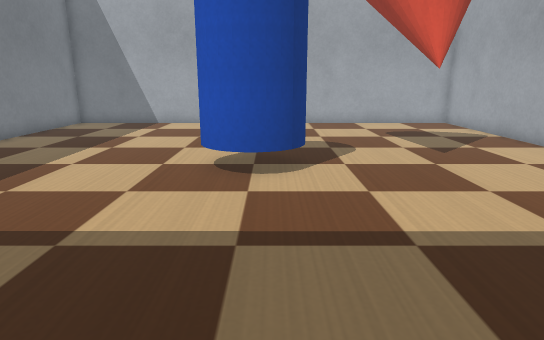
[1] (above)

12 first-person views from a walk through a world built for the Webots simulator. The camera is 0.11 m above the floor, tilts 14° down and sees 75° across. The floor is counted in squares, 0.05 m on a side. Each view is taken from the middle of a square. On the plan, view 1 faces up. The plan holds only what a view shows up to about 19 squares ahead; the rest is blank. The robots in the file are not drawn. Webots' stock objects and surfaces are drawn as simple stand-ins.

[2]
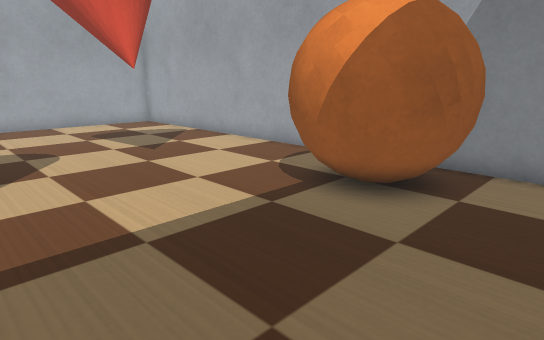

[3]
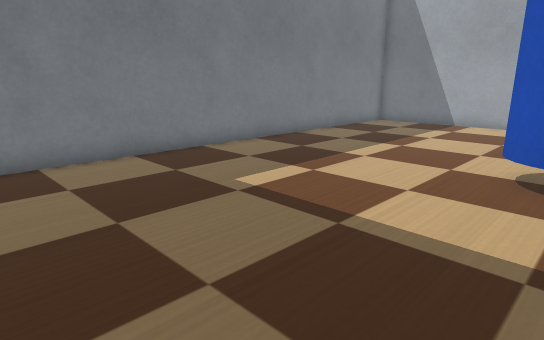

[4]
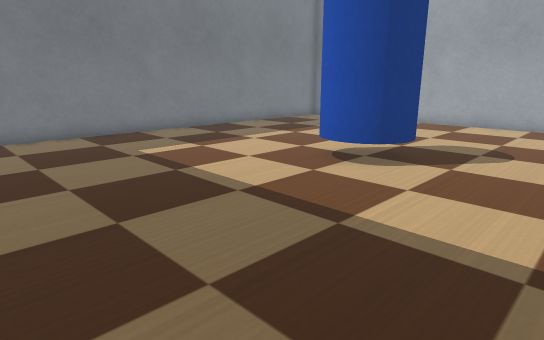

[5]
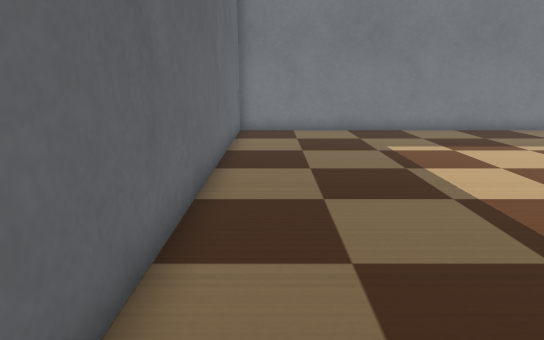

[6]
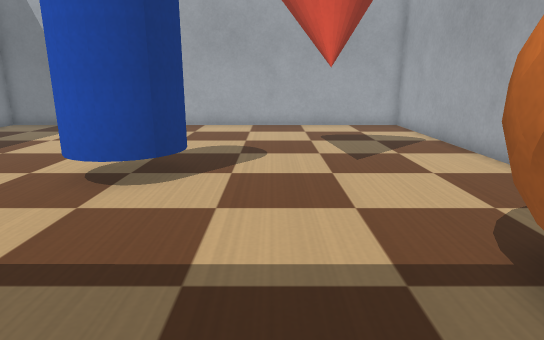

[7]
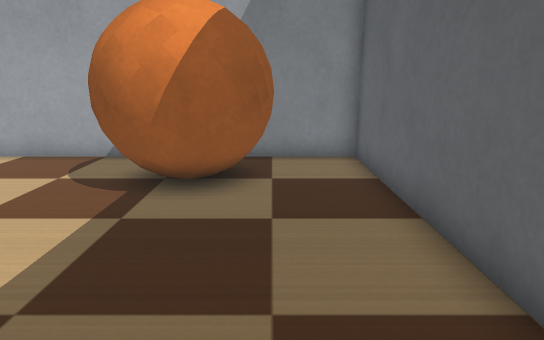

[8]
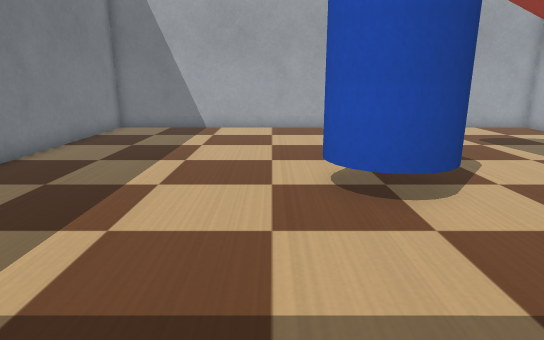

[9]
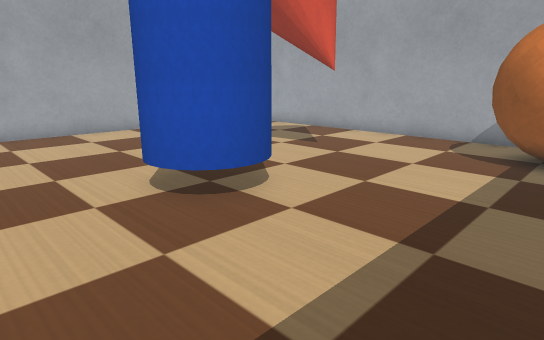

[10]
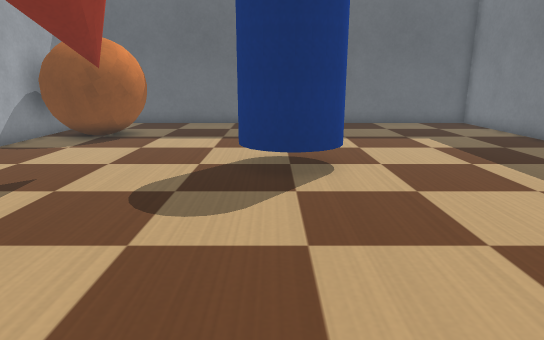

[11]
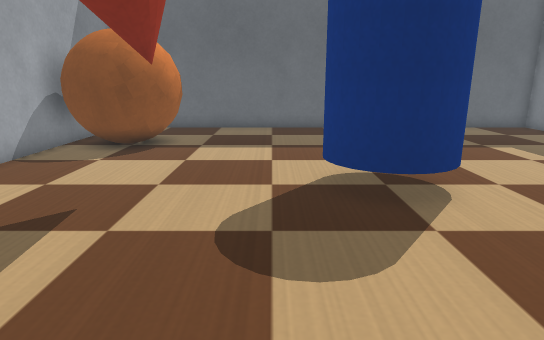

[12]
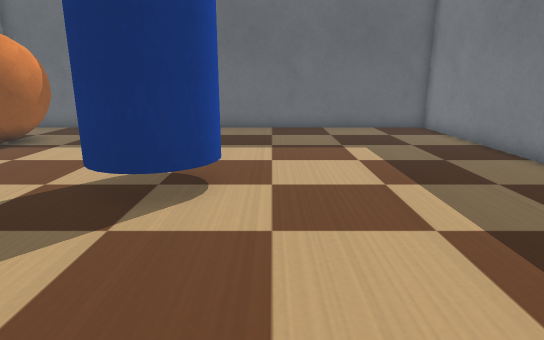

### Floor plan
Key: @ floor where view 1 was taken; # wall or solid block; . floor; C cone; B blue cylinder; R orange ball.
Columns run from 11 left of view 1 to 10 right of it. Each row starts with its distance up from view 1.
 20 ######################
 19 #....................#
 18 #....................#
 17 #....................#
 16 #....................#
 15 #....................#
 14 #....................#
 13 #....................#
 12 #....................#
 11 #.........BB.........#
 10 #........BBBB..CC....#
  9 #........BBBB........#
  8 #.........BB.........#
  7 #....................#
  6 #.................RR.#
  5 #................RRRR#
  4 #...............RRR  #
  3 #................RR  #
  2 #................RRR.#
  1 #....................#
  0 #..........@.........#
 -1 ######################

Where each view was taken, in squares from view 1:
view 1: 0 up, 0 right, facing up
view 2: 0 up, 0 right, facing up-right
view 3: 0 up, 0 right, facing up-left
view 4: 0 up, 5 right, facing up-left
view 5: 1 up, 6 right, facing left
view 6: 1 up, 3 right, facing up
view 7: 2 up, 1 left, facing right
view 8: 2 up, 3 left, facing up
view 9: 3 up, 5 left, facing up-right
view 10: 19 up, 0 right, facing down
view 11: 17 up, 2 right, facing down
view 12: 17 up, 3 left, facing down
